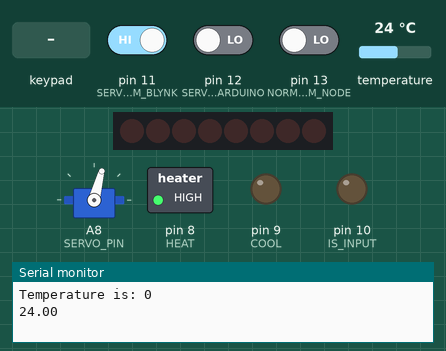
Recording of a sketch running on a simulated Arduino Mega 2560, built with avr-gcc and run on an emulated ATmega2560. Shown: 8 shift-register outputs drawn as a row of LEDs (first output left, lit = HIGH), servo, switched loads named in the sketch (green lamp = pin HIGH), output pins drawn as LEDs (lit = HIGH), the last lines printed to the serial monitor. Wiring (inferred from the names in the program): shift register (74HC595): data pin 4; shift clock pin 3; latch pin 7. Wiring (inferred from the signals the program sends): row of LEDs: on Q0, Q1, Q2, Q3, Q4, Q5, Q6, Q7. The test bench sets the inputs (shaded band); at power-on: pin 11 (SERVO_FROM_BLYNK) HIGH, temperature 24 °C, pin 12 (SERVO_FROM_ARDUINO) LOW, pin 13 (NORM_FROM_NODE) LOW. Pins used as bus, display or sensor lines are not drawn.

Above: at 2.1 s.
2.2 s: key '*' pressed
At 3.6 s:
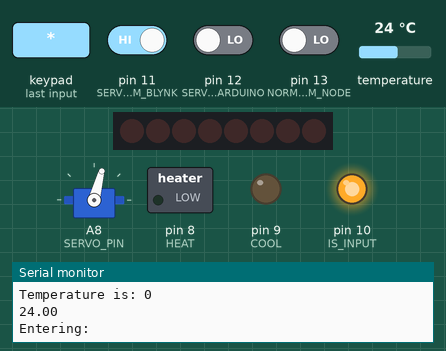
4.1 s: keypad keys 1 2 # pressed 1.5 s apart
At 9.0 s:
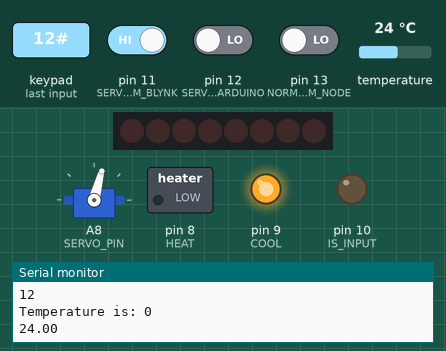
10.1 s: key 'B' pressed
13.4 s: pin 11 (SERVO_FROM_BLYNK) driven LOW
At 15.3 s:
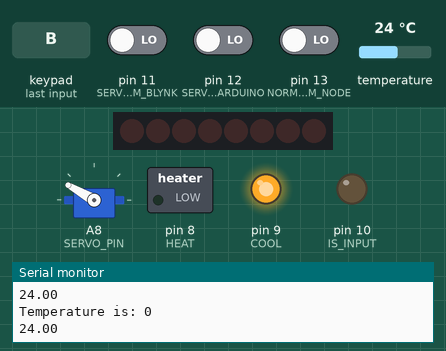
17.5 s: temperature set to 12.5 °C
20.1 s: temperature set to 11.6 °C
At 22.4 s:
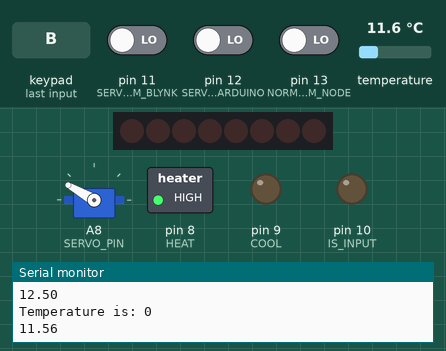
Timing chart, 0 to 28.1 s (numbered marks = the images above; inputs shaded):
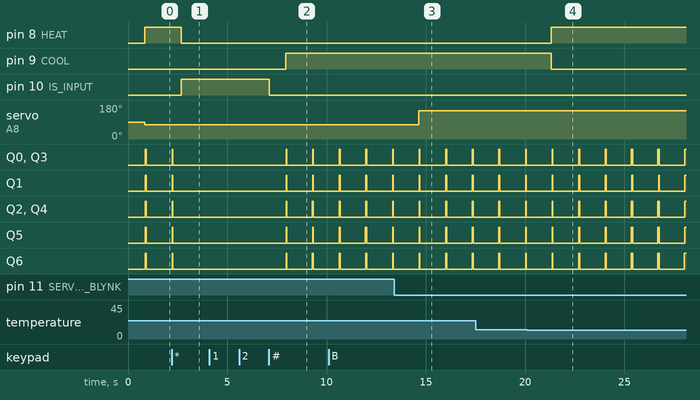

Measured:
- the behaviour switches between 12 and 11.9 °C on temperature (found by bisection; images 3 and 4)
- after the input at 2.2 s, pin 8 (HEAT): HIGH → LOW after 0.49 s; pin 10 (IS_INPUT): LOW → HIGH after 0.49 s
- after the input at 4.1 s, pin 9 (COOL): LOW → HIGH after 3.8 s; pin 10 (IS_INPUT): HIGH → LOW after 3.0 s; Q0, Q1, Q3, Q5: alternates HIGH for 0.04 s and LOW for 1.3 s, starting after 3.9 s; Q2, Q4, Q6: alternates HIGH for 0.05 s and LOW for 1.3 s, starting after 3.9 s
- after the input at 13.4 s, servo on A8 (SERVO_PIN): 75° → 150° after 1.2 s
- after the input at 20.1 s, pin 8 (HEAT): LOW → HIGH after 1.2 s; pin 9 (COOL): HIGH → LOW after 1.2 s

The sketch:

temperature_measurements2.ino
```cpp
#include <stdio.h>
#include <Servo.h>


#define NORM_FROM_NODE 13

//servo
Servo servo1;
#define SERVO_PIN A8
#define SERVO_FROM_BLYNK 11
#define SERVO_FROM_ARDUINO 12
//----

#define IS_INPUT 10
// LCD Display

#define PIN_SCE   7
#define PIN_RESET 6
#define PIN_DC    5
#define PIN_SDIN  4
#define PIN_SCLK  3

#define LCD_C     LOW
#define LCD_D     HIGH

#define LCD_X     84
#define LCD_Y     48

// -----------------

#define HEAT 8
#define COOL 9

double NORM_TEMP = 33;

// Keypad

#include <Keypad.h>

const byte ROWS = 4; //four rows
const byte COLS = 4; //four columns
//define the cymbols on the buttons of the keypads
/*char hexaKeys[ROWS][COLS] = {
  {'1','2','3','A'},
  {'4','5','6','B'},
  {'7','8','9','C'},
  {'*','0','#','D'}
};*/
char hexaKeys[ROWS][COLS] = {
  {'D','#','0','*'},
  {'C','9','8','7'},
  {'B','6','5','4'},
  {'A','3','2','1'}
};
byte rowPins[ROWS] = {A7, A6, A5, A4}; //connect to the row pinouts of the keypad
byte colPins[COLS] = {A3, A2, A1, A0}; //connect to the column pinouts of the keypad
//byte colPins[ROWS] = {A7, A6, A5, A4}; //connect to the row pinouts of the keypad
//byte rowPins[COLS] = {A3, A2, A1, A0}; //connect to the column pinouts of the keypad
//initialize an instance of class NewKeypad
Keypad customKeypad = Keypad( makeKeymap(hexaKeys), rowPins, colPins, ROWS, COLS);


// -----------------


//Include libraries
#include <OneWire.h>
#include <DallasTemperature.h>

// Data wire is plugged into pin 2 on the Arduino
#define ONE_WIRE_BUS 2
// Setup a oneWire instance to communicate with any OneWire devices (not just Maxim/Dallas temperature ICs)
OneWire oneWire(ONE_WIRE_BUS);
// Pass our oneWire reference to Dallas Temperature.
DallasTemperature sensors(&oneWire);


static const byte ASCII[][5] =
{
 {0x00, 0x00, 0x00, 0x00, 0x00} // 20
,{0x00, 0x00, 0x5f, 0x00, 0x00} // 21 !
,{0x00, 0x07, 0x00, 0x07, 0x00} // 22 "
,{0x14, 0x7f, 0x14, 0x7f, 0x14} // 23 #
,{0x24, 0x2a, 0x7f, 0x2a, 0x12} // 24 $
,{0x23, 0x13, 0x08, 0x64, 0x62} // 25 %
,{0x36, 0x49, 0x55, 0x22, 0x50} // 26 &
,{0x00, 0x05, 0x03, 0x00, 0x00} // 27 '
,{0x00, 0x1c, 0x22, 0x41, 0x00} // 28 (
,{0x00, 0x41, 0x22, 0x1c, 0x00} // 29 )
,{0x14, 0x08, 0x3e, 0x08, 0x14} // 2a *
,{0x08, 0x08, 0x3e, 0x08, 0x08} // 2b +
,{0x00, 0x50, 0x30, 0x00, 0x00} // 2c ,
,{0x08, 0x08, 0x08, 0x08, 0x08} // 2d -
,{0x00, 0x60, 0x60, 0x00, 0x00} // 2e .
,{0x20, 0x10, 0x08, 0x04, 0x02} // 2f /
,{0x3e, 0x51, 0x49, 0x45, 0x3e} // 30 0
,{0x00, 0x42, 0x7f, 0x40, 0x00} // 31 1
,{0x42, 0x61, 0x51, 0x49, 0x46} // 32 2
,{0x21, 0x41, 0x45, 0x4b, 0x31} // 33 3
,{0x18, 0x14, 0x12, 0x7f, 0x10} // 34 4
,{0x27, 0x45, 0x45, 0x45, 0x39} // 35 5
,{0x3c, 0x4a, 0x49, 0x49, 0x30} // 36 6
,{0x01, 0x71, 0x09, 0x05, 0x03} // 37 7
,{0x36, 0x49, 0x49, 0x49, 0x36} // 38 8
,{0x06, 0x49, 0x49, 0x29, 0x1e} // 39 9
,{0x00, 0x36, 0x36, 0x00, 0x00} // 3a :
,{0x00, 0x56, 0x36, 0x00, 0x00} // 3b ;
,{0x08, 0x14, 0x22, 0x41, 0x00} // 3c <
,{0x14, 0x14, 0x14, 0x14, 0x14} // 3d =
,{0x00, 0x41, 0x22, 0x14, 0x08} // 3e >
,{0x02, 0x01, 0x51, 0x09, 0x06} // 3f ?
,{0x32, 0x49, 0x79, 0x41, 0x3e} // 40 @
,{0x7e, 0x11, 0x11, 0x11, 0x7e} // 41 A
,{0x7f, 0x49, 0x49, 0x49, 0x36} // 42 B
,{0x3e, 0x41, 0x41, 0x41, 0x22} // 43 C
,{0x7f, 0x41, 0x41, 0x22, 0x1c} // 44 D
,{0x7f, 0x49, 0x49, 0x49, 0x41} // 45 E
,{0x7f, 0x09, 0x09, 0x09, 0x01} // 46 F
,{0x3e, 0x41, 0x49, 0x49, 0x7a} // 47 G
,{0x7f, 0x08, 0x10, 0x20, 0x7f} // 48 H
,{0x00, 0x41, 0x7f, 0x41, 0x00} // 49 I
,{0x20, 0x40, 0x41, 0x3f, 0x01} // 4a J
,{0x7f, 0x08, 0x14, 0x22, 0x41} // 4b K
,{0x7f, 0x40, 0x40, 0x40, 0x40} // 4c L
,{0x7f, 0x02, 0x0c, 0x02, 0x7f} // 4d M
,{0x7f, 0x04, 0x08, 0x10, 0x7f} // 4e N
,{0x3e, 0x41, 0x41, 0x41, 0x3e} // 4f O
,{0x7f, 0x09, 0x09, 0x09, 0x06} // 50 P
,{0x3e, 0x41, 0x51, 0x21, 0x5e} // 51 Q
,{0x7f, 0x09, 0x19, 0x29, 0x46} // 52 R
,{0x46, 0x49, 0x49, 0x49, 0x31} // 53 S
,{0x01, 0x01, 0x7f, 0x01, 0x01} // 54 T
,{0x3f, 0x40, 0x40, 0x40, 0x3f} // 55 U
,{0x1f, 0x20, 0x40, 0x20, 0x1f} // 56 V
,{0x3f, 0x40, 0x38, 0x40, 0x3f} // 57 W
,{0x63, 0x14, 0x08, 0x14, 0x63} // 58 X
,{0x07, 0x08, 0x70, 0x08, 0x07} // 59 Y
,{0x61, 0x51, 0x49, 0x45, 0x43} // 5a Z
,{0x00, 0x7f, 0x41, 0x41, 0x00} // 5b [
,{0x02, 0x04, 0x08, 0x10, 0x20} // 5c ¥
,{0x00, 0x41, 0x41, 0x7f, 0x00} // 5d ]
,{0x04, 0x02, 0x01, 0x02, 0x04} // 5e ^
,{0x40, 0x40, 0x40, 0x40, 0x40} // 5f _
,{0x00, 0x01, 0x02, 0x04, 0x00} // 60 `
,{0x20, 0x54, 0x54, 0x54, 0x78} // 61 a
,{0x7f, 0x48, 0x44, 0x44, 0x38} // 62 b
,{0x38, 0x44, 0x44, 0x44, 0x20} // 63 c
,{0x38, 0x44, 0x44, 0x48, 0x7f} // 64 d
,{0x38, 0x54, 0x54, 0x54, 0x18} // 65 e
,{0x08, 0x7e, 0x09, 0x01, 0x02} // 66 f
,{0x0c, 0x52, 0x52, 0x52, 0x3e} // 67 g
,{0x7f, 0x08, 0x04, 0x04, 0x78} // 68 h
,{0x00, 0x44, 0x7d, 0x40, 0x00} // 69 i
,{0x20, 0x40, 0x44, 0x3d, 0x00} // 6a j
,{0x7f, 0x10, 0x28, 0x44, 0x00} // 6b k
,{0x00, 0x41, 0x7f, 0x40, 0x00} // 6c l
,{0x7c, 0x04, 0x18, 0x04, 0x78} // 6d m
,{0x7c, 0x08, 0x04, 0x04, 0x78} // 6e n
,{0x38, 0x44, 0x44, 0x44, 0x38} // 6f o
,{0x7c, 0x14, 0x14, 0x14, 0x08} // 70 p
,{0x08, 0x14, 0x14, 0x18, 0x7c} // 71 q
,{0x7c, 0x08, 0x04, 0x04, 0x08} // 72 r
,{0x48, 0x54, 0x54, 0x54, 0x20} // 73 s
,{0x04, 0x3f, 0x44, 0x40, 0x20} // 74 t
,{0x3c, 0x40, 0x40, 0x20, 0x7c} // 75 u
,{0x1c, 0x20, 0x40, 0x20, 0x1c} // 76 v
,{0x3c, 0x40, 0x30, 0x40, 0x3c} // 77 w
,{0x44, 0x28, 0x10, 0x28, 0x44} // 78 x
,{0x0c, 0x50, 0x50, 0x50, 0x3c} // 79 y
,{0x44, 0x64, 0x54, 0x4c, 0x44} // 7a z
,{0x00, 0x08, 0x36, 0x41, 0x00} // 7b {
,{0x00, 0x00, 0x7f, 0x00, 0x00} // 7c |
,{0x00, 0x41, 0x36, 0x08, 0x00} // 7d }
,{0x10, 0x08, 0x08, 0x10, 0x08} // 7e ←
,{0x78, 0x46, 0x41, 0x46, 0x78} // 7f →
};

void LcdCharacter(char character)
{
  LcdWrite(LCD_D, 0x00);
  for (int index = 0; index < 5; index++)
  {
    LcdWrite(LCD_D, ASCII[character - 0x20][index]);
  }
  LcdWrite(LCD_D, 0x00);
}

void LcdClear(void)
{
  for (int index = 0; index < LCD_X * LCD_Y / 8; index++)
  {
    LcdWrite(LCD_D, 0x00);
  }
}

void LcdInitialise(void)
{
  pinMode(PIN_SCE, OUTPUT);
  pinMode(PIN_RESET, OUTPUT);
  pinMode(PIN_DC, OUTPUT);
  pinMode(PIN_SDIN, OUTPUT);
  pinMode(PIN_SCLK, OUTPUT);
  digitalWrite(PIN_RESET, LOW);
  digitalWrite(PIN_RESET, HIGH);
  LcdWrite(LCD_C, 0x21 );  // LCD Extended Commands.
  LcdWrite(LCD_C, 0xB1 );  // Set LCD Vop (Contrast).
  LcdWrite(LCD_C, 0x04 );  // Set Temp coefficent. //0x04
  LcdWrite(LCD_C, 0x15 );  // LCD bias mode. //0x10-0x17
  LcdWrite(LCD_C, 0x20 );  // LCD Basic Commands
  LcdWrite(LCD_C, 0x0C );  // LCD in normal mode.
}

void LcdString(const char *characters)
{
  while (*characters)
  {
    LcdCharacter(*characters++);
  }
}

void LcdWrite(byte dc, byte data)
{
  digitalWrite(PIN_DC, dc);
  digitalWrite(PIN_SCE, LOW);
  shiftOut(PIN_SDIN, PIN_SCLK, MSBFIRST, data);
  digitalWrite(PIN_SCE, HIGH);
}

void setup(void)
{
  pinMode(IS_INPUT,OUTPUT);
  pinMode(HEAT,OUTPUT);
  pinMode(COOL,OUTPUT);
  pinMode(NORM_FROM_NODE,INPUT);
  Serial.begin(9600); //Begin serial communication
  Serial2.begin(9600); //Begin serial communication
  //Serial.println("Arduino Digital Temperature // Serial Monitor Version"); //Print a message
  sensors.begin();


  pinMode(SERVO_PIN,OUTPUT);
  pinMode(SERVO_FROM_BLYNK,INPUT);
  pinMode(SERVO_FROM_ARDUINO,INPUT);
  servo1.attach(SERVO_PIN); //analog pin 0
}

char buffer[64];
char custom_temp[64];


void loop(void)
{

  // Keypad
  int i = 0;
  char customKey = customKeypad.getKey();
  char customKey1 = '\0';
  if (customKey == '*'){
    digitalWrite(IS_INPUT,HIGH);
    digitalWrite(HEAT,LOW);
    digitalWrite(COOL,LOW);
    Serial.println("Entering:");
    do{
      customKey1 = customKeypad.getKey();
      if(customKey1 and customKey1 != '#'){
        Serial.println(customKey1);
        if(customKey1 == 'A'){
          customKey1 = '.';
        }
        custom_temp[i] = customKey1;
        custom_temp[i+1] = '\0';
        i++;
      }
    }while(customKey1 != '#');

    digitalWrite(IS_INPUT,LOW);

    Serial.println("Done");

    Serial.println(custom_temp);
    NORM_TEMP = atof(custom_temp);
  }

  //-------

  // Send the command to get temperatures
  sensors.requestTemperatures();
  //Serial.print("Temperature is: ");
  //Serial.println(sensors.getTempCByIndex(0)); // Why "byIndex"? You can have more than one IC on the same bus. 0 refers to the first IC on the wire
  //Update value every 1 sec.
  LcdInitialise();
  LcdClear();
  LcdString("Temperature is: ");
  double data1 = sensors.getTempCByIndex(0);
  /*
  Serial.print("11 pin--");
  Serial.print(digitalRead(SERVO_FROM_BLYNK));
  Serial.print("11 pin--");
  Serial.println(digitalRead(SERVO_FROM_ARDUINO));
  */
  if(digitalRead(SERVO_FROM_BLYNK)==0 || digitalRead(SERVO_FROM_ARDUINO)==1){
    servo1.write(150);
    //analogWrite(SERVO_PIN,1);
  }else{
    servo1.write(75);
    //analogWrite(SERVO_PIN,0);
  }

  int FROM_NORM_TEMP = digitalRead(NORM_FROM_NODE);
  Serial.print("Temperature is: ");
  Serial.println(FROM_NORM_TEMP);

  if(data1 >= NORM_TEMP){
    digitalWrite(HEAT,LOW);
    digitalWrite(COOL,HIGH);
  }else{
    digitalWrite(HEAT,HIGH);
    digitalWrite(COOL,LOW);
  }
  // Not implemented in arduino...
  //snprintf(buffer, sizeof(buffer), "%e\n", 57.2);
  //sprintf(buffer, "%e\n", 57.2);
  dtostrf(data1, 5, 2, buffer);
  //digitalWrite(TEMP_OUT,buffer);

Serial.println(buffer);
  Serial2.print(buffer);


  Serial2.print(':');

  // Serial
  //Serial.println(data1);
  //Serial.println(buffer);

  LcdString(buffer);

  delay(500);
}
```
